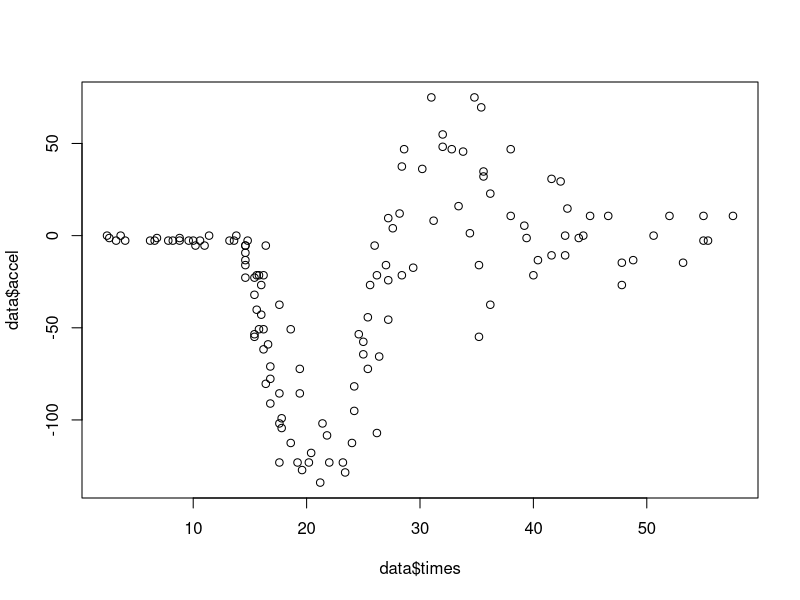
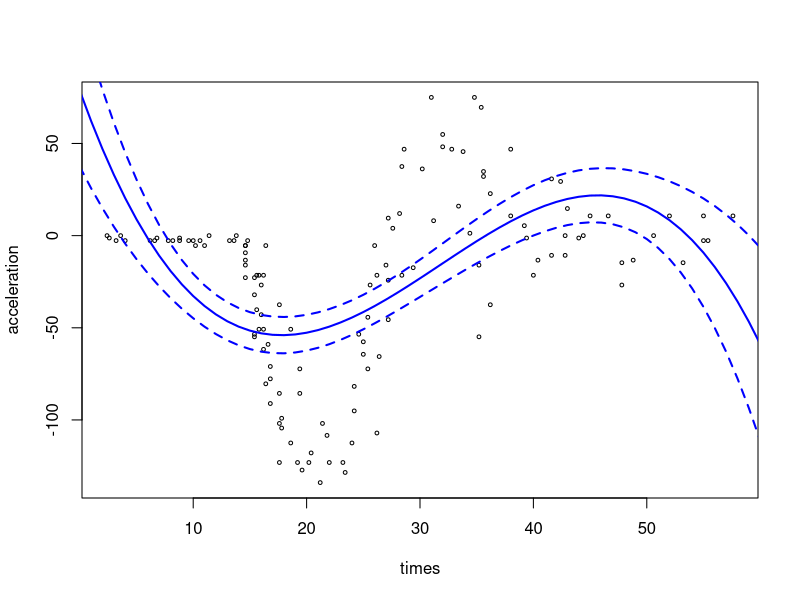
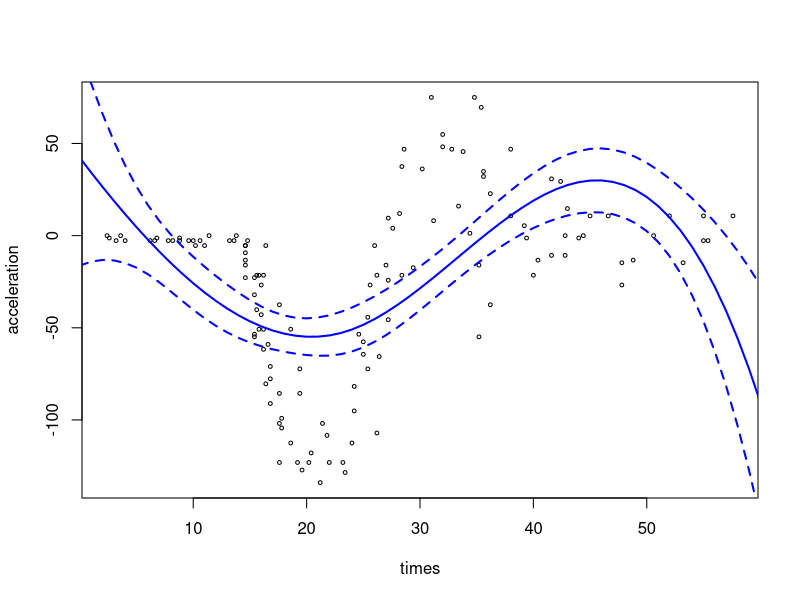
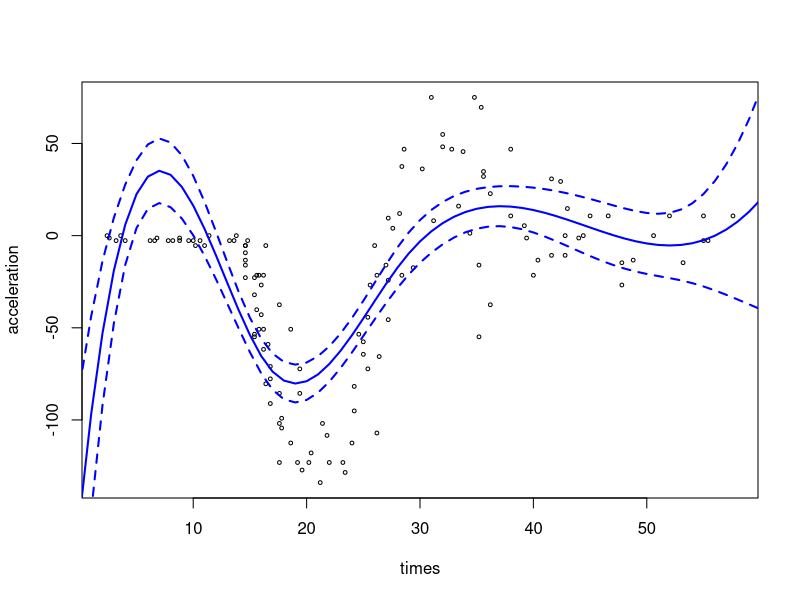
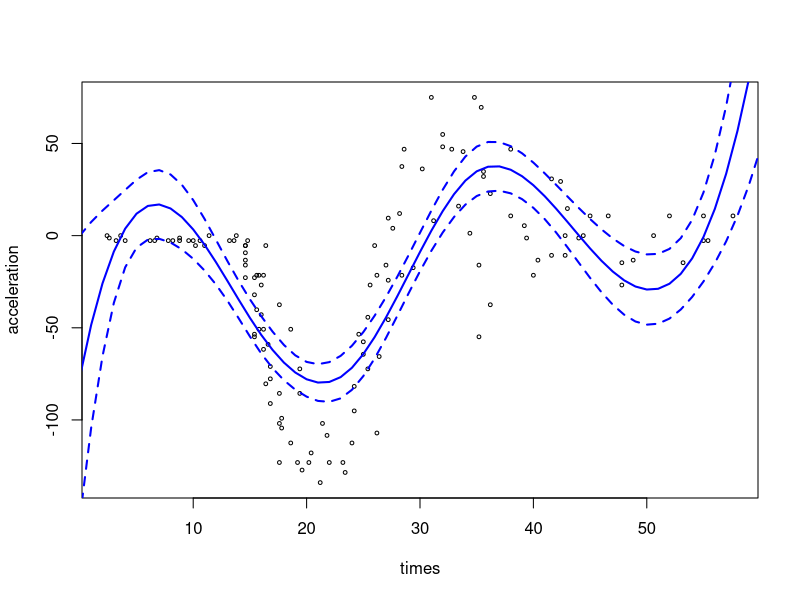
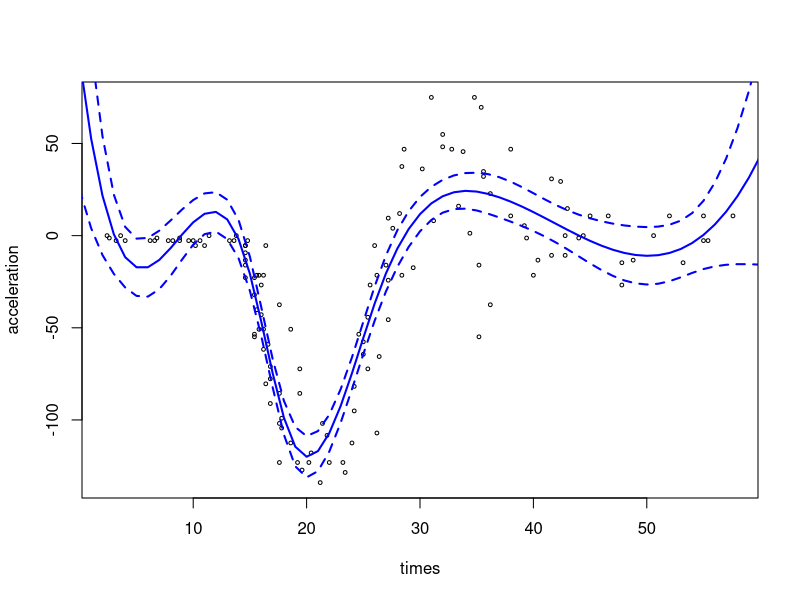
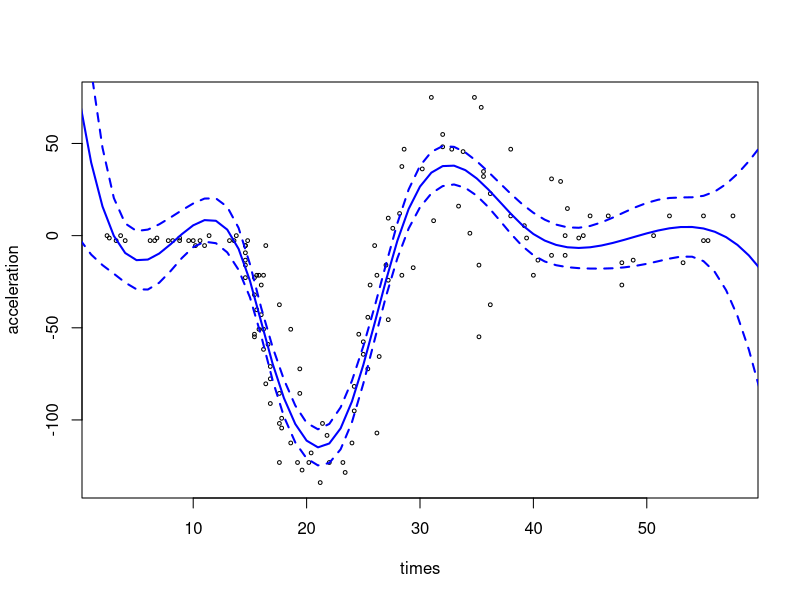
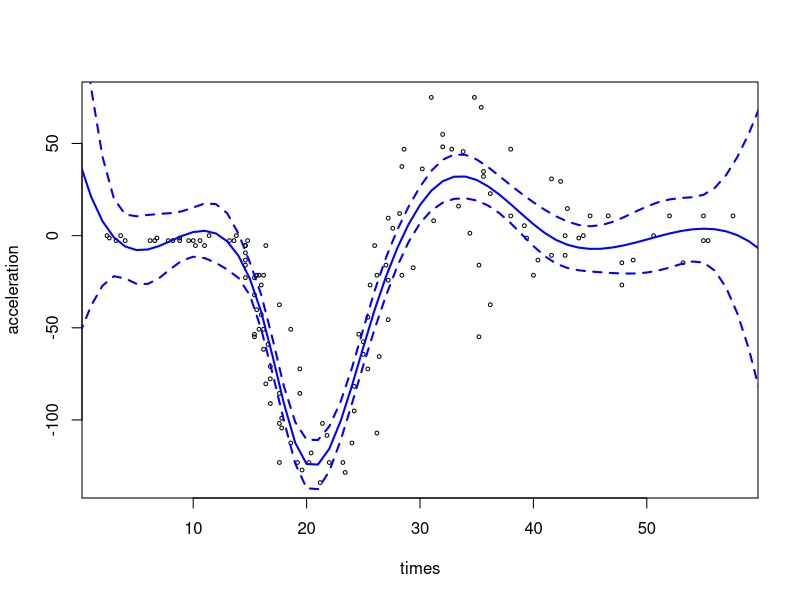

Generate these figures, in order, with R:
# LOAD PACKAGE
library("MASS")
library("splines")

data <- mcycle
data.dim <- dim(data)

# Visualisation des donnees
plot(data$times, data$accel)

# Q1 :
polyVector <- c(3:15)
for(i in polyVector){
  fit <-lm(accel~bs(times,df=i),data=data)
  ypred <- predict(fit, newdata=data.frame(times=0:60),interval="c")
  plot(data$times,data$accel,cex=0.5,xlab="times",ylab="acceleration")
  lines(0:60,ypred[,"fit"],lty=1,col="blue",lwd=2)
  lines(0:60,ypred[,"lwr"],lty=2,col="blue",lwd=2)
  lines(0:60,ypred[,"upr"],lty=2,col="blue",lwd=2)
  #print(i)
  #readline(prompt="Press [enter] to continue")
}

# Observation:
# On prendrait 9 car cela nous donne une bonne approximation sans etre trop eleve


# Q2:
error.bs <- rep(0,length(polyVector))
folds = sample(1:5,data.dim[1], replace=TRUE)
for(i in polyVector){
  for(k in (1:5)){
    reg <- lm(accel~bs(times,df=i),data=data[folds!=k,])
    pred <- predict(reg, newdata=data[folds==k,])
    error.bs[i] <- error.bs[i] + sum((data$accel[folds==k]-pred)^2)
  }
  error.bs[i]<-error.bs[i]/data.dim[1]
}

# Obersvation
# Prendre 7 semble encore plus satisfaisant ! Reduire d'un degre est toujours plus interessant

# Q3 :
# Choix via observation
polyVector <- c(3:15)
for(i in polyVector){
  fit <-lm(accel~ns(times,df=i),data=data)
  ypred <- predict(fit, newdata=data.frame(times=0:60),interval="c")
  plot(data$times,data$accel,cex=0.5,xlab="times",ylab="acceleration")
  lines(0:60,ypred[,"fit"],lty=1,col="blue",lwd=2)
  lines(0:60,ypred[,"lwr"],lty=2,col="blue",lwd=2)
  lines(0:60,ypred[,"upr"],lty=2,col="blue",lwd=2)
  #print(i)
  #readline(prompt="Press [enter] to continue")
}

# Observation:
# On prendrait 7 car cela nous donne une bonne approximation sans etre trop eleve


# Choix via Validation Croisee:
error.ns <- rep(0,length(polyVector))
for(i in polyVector){
  for(k in (1:5)){
    reg <- lm(accel~ns(times,df=i),data=data[folds!=k,])
    pred <- predict(reg, newdata=data[folds==k,])
    error.ns[i] <- error.ns[i] + sum((data$accel[folds==k]-pred)^2)
  }
  error.ns[i]<-error.ns[i]/data.dim[1]
}

# Obersvation
# Prendre 6 semble encore plus satisfaisant ! Reduire d'un degre est toujours plus interessant

# Q4:
# Via le leave-one-out
error.smooth <- rep(0,length(polyVector))
for(i in polyVector){
  for(k in (1:data.dim[1])){
    reg <- smooth.spline(data$times[-k],data$accel[-k],df=i)
    pred <- predict(reg,data$times[k])
    error.smooth[i-2] <- error.smooth[i-2] + ((data$accel[k]-pred$y)^2)
  }
  error.smooth[i-2]<-error.smooth[i-2]/data.dim[1]
}
#plot(polyVector, error.smooth, xlab="degree", ylab="error", type="l")

# On peut voir ici qu'a partir de 10, nous avons une bonne estimation

# Via validation croisee
polyVectorSpecialise <- c(8:12)
error.smooth.cv <- rep(0,length(polyVectorSpecialise))

for(i in polyVectorSpecialise){
  for(k in (1:5)){
    reg <- smooth.spline(data$times[folds!=k],data$accel[folds!=k],df=i)
    pred <- predict(reg,data$times[folds==k])
    error.smooth.cv[i-7] <- error.smooth.cv[i-7] + sum((data$accel[folds==k]-pred$y)^2)
  }
  error.smooth.cv[i-7]<-error.smooth.cv[i-7]/data.dim[1]
}
plot(polyVectorSpecialise, error.smooth.cv, xlab="degree", ylab="error", type="l")
# Observation :
# Via validation croisee, on s'apercoit tout de meme qu'il est interessant d'avoir un plus grande nombre de degre
# on pourrait meme dire via l'observation du graphe que plus notre degre sera grand, mieux ce sera

# Q5 :
fit.bs <-lm(accel~bs(times,df=7),data=data)
ypred.bs <- predict(fit.bs, newdata=data.frame(times=0:60),interval="c")

fit.ns <-lm(accel~ns(times,df=6),data=data)
ypred.ns <- predict(fit.ns, newdata=data.frame(times=0:60),interval="c")

fit.smooth <- smooth.spline(data$times,data$accel,df=12)
ypred.smooth <- predict(fit.smooth,data$times)


plot(data$times, data$accel)
lines(0:60,ypred.bs[,"fit"],lty=1,col="blue",lwd=2)
lines(0:60,ypred.ns[,"fit"],lty=1,col="red",lwd=2)
lines(ypred.smooth$x,ypred.smooth$y, lty=1, col="green", lwd=2)


